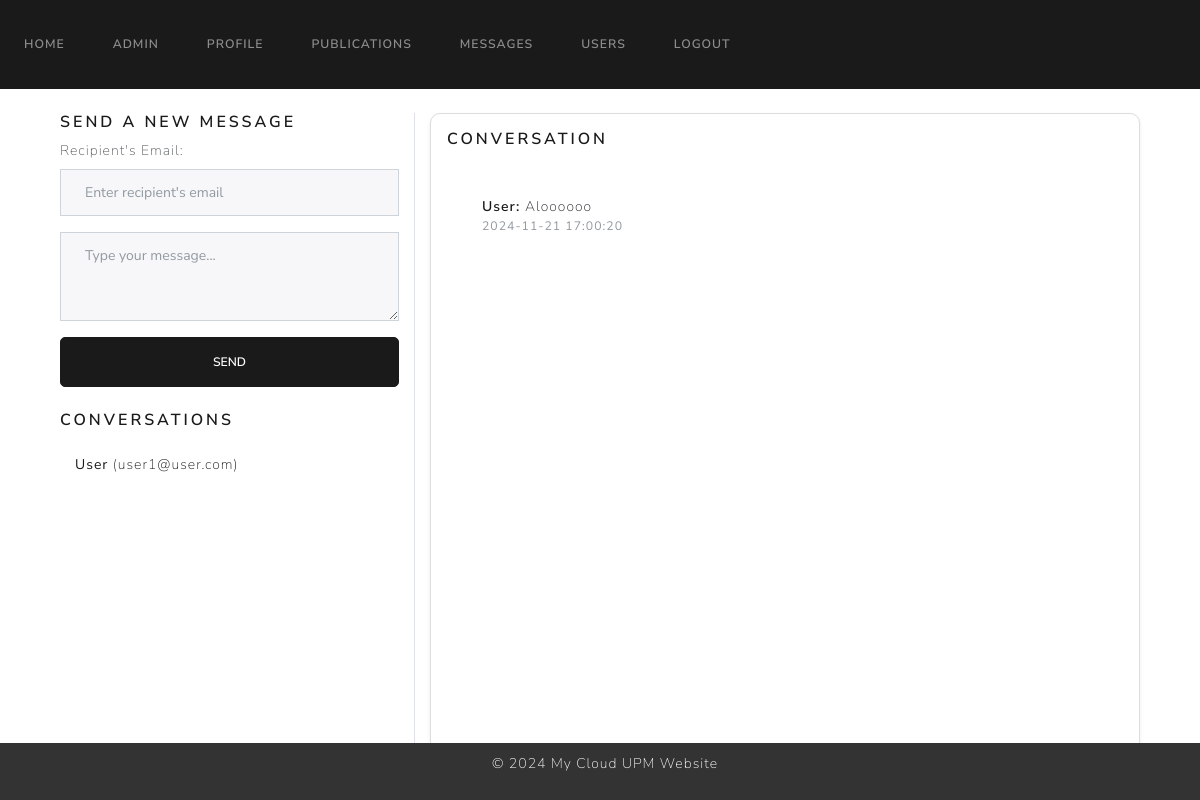
The page /messages?user_id=2 (signed in) on the database as committed earlier.
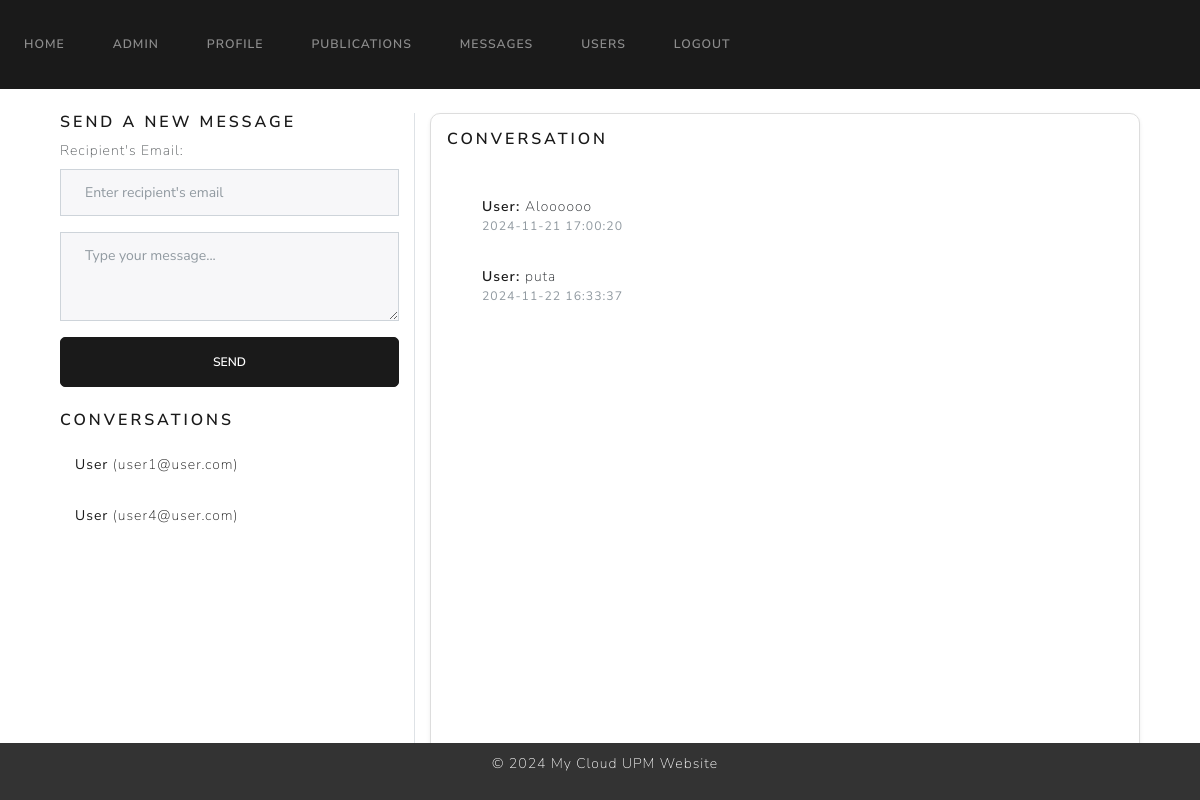
The same page on the database as committed later.
### website/models.py (models this page shows)
class User(UserMixin, db.Model):
    id = db.Column(db.Integer, primary_key=True)
    name = db.Column(db.String(100), unique=False, nullable=False)
    surname = db.Column(db.String(100), unique=False, nullable=False)
    email = db.Column(db.String(100), unique=True, nullable=False)
    password = db.Column(db.String(100), nullable=False)
    bio = db.Column(db.Text, default="This is my bio.")  # Bio field
    role = db.Column(db.Integer, nullable=False, default=1)  # 0 para admin, 1 para usuario regular
    is_blocked = db.Column(db.Boolean, nullable=False, default=False)  # Nuevo campo para indicar si el usuario está bloqueado
    profile_pic = db.Column(db.String(150), default='default.jpg')
    twitter = db.Column(db.String(255), nullable=True)    # Twitter URL
    linkedin = db.Column(db.String(255), nullable=True)   # LinkedIn URL
    publications = db.relationship('Publication')
    login_records = db.relationship('LoginRecord')

class Message(db.Model):
    id = db.Column(db.Integer, primary_key=True)
    sender_id = db.Column(db.Integer, db.ForeignKey('user.id'), nullable=False)
    receiver_id = db.Column(db.Integer, db.ForeignKey('user.id'), nullable=False)
    content = db.Column(db.Text, nullable=False)
    timestamp = db.Column(db.DateTime, default=func.now())
    sender = db.relationship('User', foreign_keys=[sender_id], backref='sent_messages')
    receiver = db.relationship('User', foreign_keys=[receiver_id], backref='received_messages')

### website/views.py (the view)
@views.route('/messages', methods=['GET'])
@login_required
def messages():
    users_contacted = db.session.query(User).join(
        Message, (Message.sender_id == User.id) | (Message.receiver_id == User.id)
    ).filter(User.id != current_user.id).distinct().all()
    selected_user_id = request.args.get('user_id', type=int)
    conversation = None
    if selected_user_id:
        conversation = Message.query.filter(
            (Message.sender_id == current_user.id) & (Message.receiver_id == selected_user_id) |
            (Message.receiver_id == current_user.id) & (Message.sender_id == selected_user_id)
        ).order_by(Message.timestamp).all()
    return render_template(
        'messages.html',
        user=current_user,
        users_contacted=users_contacted,
        conversation=conversation,
        selected_user_id=selected_user_id
    )

### website/templates/messages.html (shortened to what this page needs)
{% extends "base.html" %}
{% block content %}
<div class="container mt-4">
    <div class="row">
        <div class="col-md-4 border-end">
            <div class="mb-4">
                <h5 class="text-primary">Send a New Message</h5>
                <form action="{{ url_for('views.send_message') }}" method="POST">
                    <div class="mb-3">
                        <label for="receiver_email" class="form-label">Recipient's Email:</label>
                        <input type="email" name="receiver_email" class="form-control" placeholder="Enter recipient's email" required>
                    </div>
                    <div class="mb-3">
                        <textarea name="content" class="form-control" rows="3" placeholder="Type your message..." required></textarea>
                    </div>
                    <button type="submit" class="btn btn-primary w-100">Send</button>
                </form>
            </div>
            <div>
                <h5 class="text-primary">Conversations</h5>
                <ul class="list-group">
                    {% for user in users_contacted %}
                    <li class="list-group-item">
                        <a href="{{ url_for('views.messages', user_id=user.id) }}" class="text-decoration-none">
                            <strong>{{ user.name }}</strong> ({{ user.email }})
                        </a>
                    </li>
                    {% endfor %}
                </ul>
            </div>
        </div>
        <div class="col-md-8">
            <div class="card shadow-sm p-3">
                <h5 class="card-title text-primary">Conversation</h5>
                <div class="card-body" style="height: 625px; overflow-y: auto;">
                    {% if conversation %}
                    <ul class="list-group">
                        {% for message in conversation %}
                        <li class="list-group-item">
                            <strong class="{% if message.sender_id == current_user.id %}text-success{% else %}text-primary{% endif %}">
                                {% if message.sender_id == current_user.id %}You{% else %}{{ message.sender.name }}{% endif %}:
                            </strong>
                            <span>{{ message.content }}</span>
                            <small class="text-muted d-block">{{ message.timestamp }}</small>
                        </li>
                        {% endfor %}
                    </ul>
                    {% else %}
                    <p class="text-muted">Select a user to view the conversation or start a new message on the left.</p>
                    {% endif %}
                </div>
            </div>
        </div>
    </div>
</div>
{% endblock %}

Rows that differ between the two databases and show on the page:
now on this page (row edited): User: name "User", email "user4@user.com"
added Message: sender.name "User", content "puta", timestamp "2024-11-22 16:33:37"
